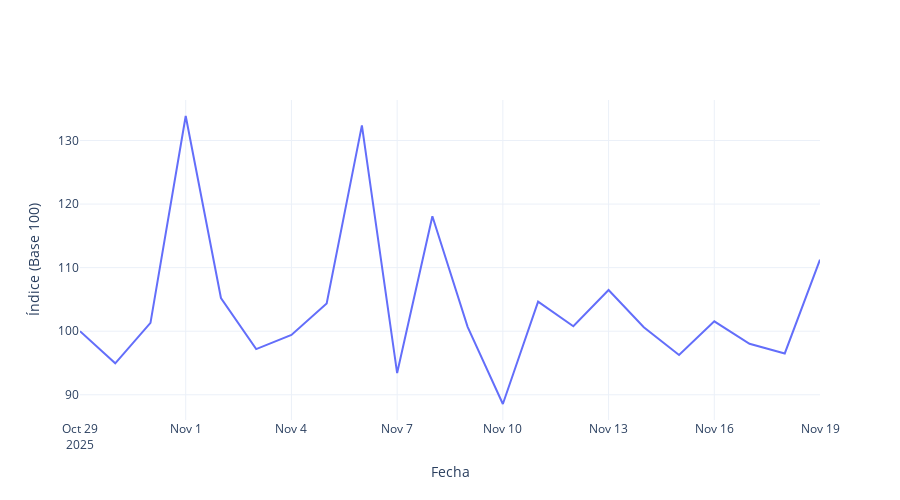

The code cell stored with this chart in its notebook:
### Markdown cell above
## VIVIENDA

### Code cell
dir_input = Path("data/base100/")
ipc_file = dir_input / "base_vivienda.xlsx"
df_vivienda = pd.read_excel(ipc_file)

# Asegurarse de que 'VALOR' esté en formato numérico
df_vivienda["VALOR"] = pd.to_numeric(df_vivienda["VALOR"], errors="coerce")

# Pesos para la división Vivienda
pesos_vivienda = [
    4.451,
    0.000
]

# Normalización
w_vivienda = 9.607  # Peso total de la división

suma_original = sum(pesos_vivienda)
factor = w_vivienda / suma_original
pesos_norm_vivienda = [p * factor for p in pesos_vivienda]

# Crear dataframe de pesos
categorias_vivienda = df_vivienda["CATEGORIA"].unique().tolist()
df_pesos_vivienda = pd.DataFrame({
    "CATEGORIA": categorias_vivienda,
    "PESO": pesos_vivienda,
    "PESO_NORMALIZADO": pesos_norm_vivienda
})

# Convertir los pesos normalizados a una matriz NumPy
w_vivienda = np.array(pesos_norm_vivienda)

# Función de ponderación geométrica
def geom_pond(x, w):
    x = np.array(x)
    return np.exp(np.sum(w * np.log(x)) / np.sum(w))

# Crear el diccionario de IPC por fecha
ipc_vivienda = {}
for fecha in df_vivienda["FECHA"].unique(): 
    valores = df_vivienda[df_vivienda["FECHA"] == fecha]["VALOR"].values
    ipc_vivienda[fecha] = geom_pond(valores, w_vivienda)

# Convertir a una serie final ordenada por fecha
ipc_vivienda = pd.Series(ipc_vivienda)
ipc_vivienda.index = pd.to_datetime(ipc_vivienda.index)
ipc_vivienda = ipc_vivienda.sort_index()

# Concatenar IPC con el dataframe original
df_ipc_vivienda = ipc_vivienda.reset_index()
df_ipc_vivienda.columns = ["FECHA", "VALOR"]
df_ipc_vivienda["CATEGORIA"] = "Índice Vivienda"

# Concatenar datos originales con el IPC
df_vivienda = pd.concat([df_vivienda, df_ipc_vivienda], ignore_index=True)

# Crear el gráfico de IPC de Vivienda
fig = go.Figure()
fig.add_trace(go.Scatter(
    x=ipc_vivienda.index,
    y=ipc_vivienda.values,
    mode="lines",
    name="Índice (Base 100)",
    line=dict(width=2)
))

fig.update_layout(
    title=None,
    xaxis_title="Fecha",
    yaxis_title="Índice (Base 100)",
    template="plotly_white",
    hovermode="x unified",
    width=900,
    height=500
)

fig.show()
fig.write_image("results/indice_vivienda.pdf")

### Figure 1 — Plotly figure (JSON) as saved in the notebook; plotly's stock layout.template omitted (floating-point values rounded to 4 significant figures)
{"data": [{"line": {"width": 2}, "mode": "lines", "name": "Índice (Base 100)", "type": "scatter", "x": ["2025-10-29T00:00:00", "2025-10-30T00:00:00", "2025-10-31T00:00:00", "2025-11-01T00:00:00", "2025-11-02T00:00:00", "2025-11-03T00:00:00", "2025-11-04T00:00:00", "2025-11-05T00:00:00", "2025-11-06T00:00:00", "2025-11-07T00:00:00", "2025-11-08T00:00:00", "2025-11-09T00:00:00", "2025-11-10T00:00:00", "2025-11-11T00:00:00", "2025-11-12T00:00:00", "2025-11-13T00:00:00", "2025-11-14T00:00:00", "2025-11-15T00:00:00", "2025-11-16T00:00:00", "2025-11-17T00:00:00", "2025-11-18T00:00:00", "2025-11-19T00:00:00"], "y": [100.0, 94.94, 101.3, 133.9, 105.2, 97.18, 99.41, 104.4, 132.4, 93.41, 118.1, 100.7, 88.54, 104.7, 100.8, 106.5, 100.6, 96.25, 101.5, 98.03, 96.5, 111.3]}], "layout": {"height": 500, "hovermode": "x unified", "title": {}, "width": 900, "xaxis": {"title": {"text": "Fecha"}}, "yaxis": {"title": {"text": "Índice (Base 100)"}}}}
